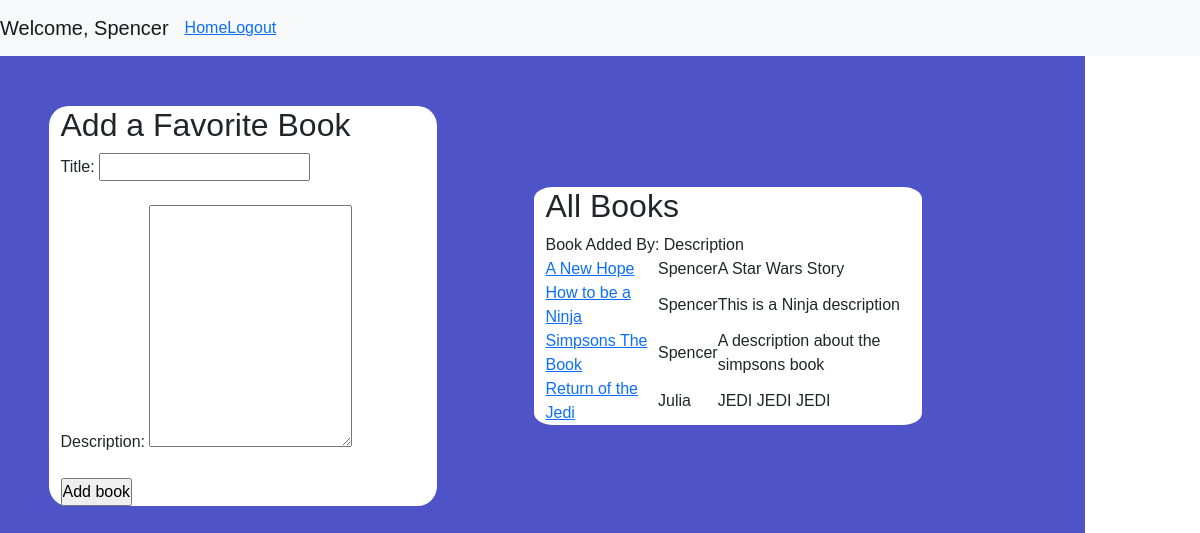
The app's page /books/ (signed in) with its own data.
### fav_books_app/models.py (models this page shows)
class User(models.Model):
    first_name = models.CharField(max_length=255)
    last_name = models.CharField(max_length=255)
    email = models.CharField(max_length=255)
    password = models.CharField(max_length=255)
    created_at = models.DateTimeField(auto_now_add=True)
    updated_at = models.DateTimeField(auto_now=True)
    objects = UserManager()

class Book(models.Model):
    title = models.CharField(max_length=45)
    description = models.CharField(max_length=255)
    uploaded_by = models.ForeignKey(User, related_name = 'books_uploaded', on_delete=models.CASCADE)
    users_who_like = models.ManyToManyField(User, related_name = 'liked_books')
    created_at = models.DateTimeField(auto_now_add=True)
    updated_at = models.DateTimeField(auto_now=True)
    objects = BookManager()

### fav_books_app/views.py (the view)
# urls.py: path('books/', views.books),
def books(request):
    if 'user_id' not in request.session:
        return redirect('/')
    user = User.objects.get(id = request.session['user_id']) #creates a variable 'user' to access user_id through session, then passes into context
    context = {
        'user': user,
        'books': Book.objects.all()
    }
    return render(request, 'books.html', context)

### fav_books_app/templates/books.html (shortened to what this page needs)
<!DOCTYPE html>
<html lang="en">
<head>
    <link href="https://cdn.jsdelivr.net/npm/bootstrap@5.0.1/dist/css/bootstrap.min.css" rel="stylesheet">
    {% load static %}
    <link rel="stylesheet" href="{% static 'css/style.css' %}">
</head>
<body>
    <div id="header">
        {% block header %}
        <nav class="navbar navbar-expand-lg navbar-light bg-light">
            <a class="navbar-brand" href="/books">Welcome, {{user.first_name}}</a>
            <a href="/books">Home</a>
            <a href="/logout/">Logout</a>
            </div>
        {% endblock %}
    <div id="main">
        <div class="area">
            <ul class="circles">
            </ul>
        </div>
        <div class="container">
            <h2>Add a Favorite Book</h2>
            <form action="/create/{{user.id}}" method="POST">
            <label for="title">Title:</label>
            <input type="text" name="title">
            <br><br>
            <label for="description">Description:</label>
            <textarea name="description" cols="20" rows="10"></textarea>
            <br><br>
            <input type="submit" value="Add book">
            </form>
        </div>
        <div class="container">
            <table>
            <thead><h2>All Books</h2></thead>
            {% for book in books %}
            <tr>
            <td><a href="/books/{{book.id}}">{{ book.title }}</a></td>
            <td>{{book.uploaded_by.first_name}}</td>
            <td>{{book.description}}</td>
            </tr>
            {% endfor %}
            </table>
        </div>
    </div>
</body>
</html>

### fav_books_app/static/css/style.css (style rules this page uses)
#main { display: flex; justify-content: center; align-items: center; width: 970px; height: 500px; }
#header { display: block; background-color: lightseagreen; text-align: center; justify-content: space-between; }
.container { margin: 5%; width: 60%; border-radius: 5%; background-color: white; }
* { margin: 0px; padding: 0px; }
body { font-family: 'Exo', sans-serif; }
.area { background: #4e54c8; background: -webkit-linear-gradient(to left, #8f94fb, #4e54c8); width: 100%; height:100vh; position: absolute; z-index: -1; }
.circles { position: absolute; top: 0; left: 0; width: 100%; height: 100%; overflow: hidden; }

### records on screen
User: first_name "Spencer"
Book: title "A New Hope", uploaded_by.first_name "Spencer", description "A Star Wars Story"
Book: title "How to be a Ninja", uploaded_by.first_name "Spencer", description "This is a Ninja description"
Book: title "Simpsons The Book", uploaded_by.first_name "Spencer", description "A description about the simpsons book"
Book: title "Return of the Jedi", uploaded_by.first_name "Julia", description "JEDI JEDI JEDI"
